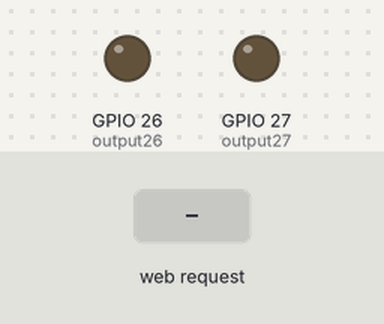
The sketch below on a simulated ESP32. On the bench: output pins drawn as LEDs (lit = HIGH). The inputs (shaded band) are chosen by the test bench. WiFi joins after 1.5 s; servers stay silent unless stated; what the sketch prints to the serial monitor is not drawn.

Above: at 2.7 s.
2.8 s: HTTP request GET /27/f received
At 3.4 s:
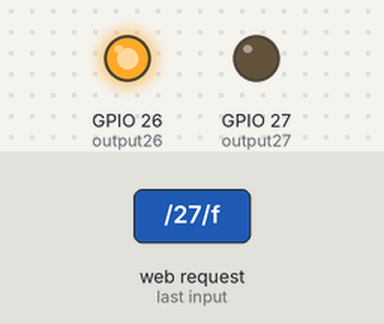
4.3 s: HTTP request GET /27/b received
At 4.6 s:
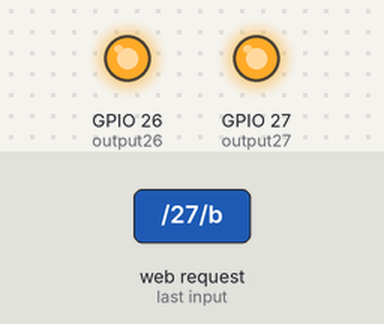
Timing chart, 0 to 7.3 s (numbered marks = the images above; inputs shaded):
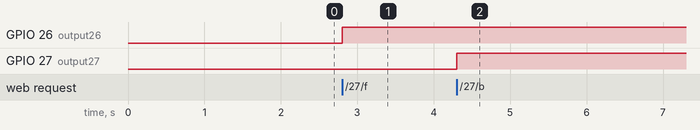

The sketch:

SimpleWiFiServer.ino
```cpp
/*
 WiFi Web Server LED Blink

 A simple web server that lets you blink an LED via the web.
 This sketch will print the IP address of your WiFi Shield (once connected)
 to the Serial monitor. From there, you can open that address in a web browser
 to turn on and off the LED on pin 5.

 If the IP address of your shield is yourAddress:
 http://yourAddress/H turns the LED on
 http://yourAddress/L turns it off

 This example is written for a network using WPA2 encryption. For insecure
 WEP or WPA, change the Wifi.begin() call and use Wifi.setMinSecurity() accordingly.

 Circuit:
 * WiFi shield attached
 * LED attached to pin 5

 created for arduino 25 Nov 2012
 by Tom Igoe

ported for sparkfun esp32
31.01.2017 by Jan Hendrik Berlin

 */

#include <WiFi.h>

const char* ssid     = "";
const char* password = "";
const int output26 = 26;
const int output27 = 27;

WiFiServer server(80);

void setup()
{
    Serial.begin(115200);
    pinMode(output26, OUTPUT);
    pinMode(output27, OUTPUT);
    digitalWrite(output26, LOW);
    digitalWrite(output27, LOW);

    delay(10);

    // We start by connecting to a WiFi network

    Serial.println();
    Serial.println();
    Serial.print("Connecting to ");
    Serial.println(ssid);

    WiFi.begin(ssid, password);

    while (WiFi.status() != WL_CONNECTED) {
        delay(500);
        Serial.print(".");
    }

    Serial.println("");
    Serial.println("WiFi connected.");
    Serial.println("IP address: ");
    Serial.println(WiFi.localIP());

    server.begin();

}

void loop(){
 WiFiClient client = server.available();   // listen for incoming clients

  if (client) {                             // if you get a client,
    Serial.println("New Client.");           // print a message out the serial port
    String currentLine = "";                // make a String to hold incoming data from the client
    while (client.connected()) {            // loop while the client's connected
      if (client.available()) {             // if there's bytes to read from the client,
        char c = client.read();             // read a byte, then
        Serial.write(c);                    // print it out the serial monitor
        if (c == '\n') {                    // if the byte is a newline character

          // if the current line is blank, you got two newline characters in a row.
          // that's the end of the client HTTP request, so send a response:
          if (currentLine.length() == 0) {
            // HTTP headers always start with a response code (e.g. HTTP/1.1 200 OK)
            // and a content-type so the client knows what's coming, then a blank line:
            client.println("HTTP/1.1 200 OK");
            client.println("Content-type:text/html");
            client.println();

            // the content of the HTTP response follows the header:
            client.print("<p><a href=\"/27/f\"><button id=\"for\" class=\"button\">FORWARD</button></a></p>");
            client.print("<p><a href=\"/27/b\"><button id =\"b\" class=\"button\">BACKWARD</button></a></p>");
            //client.print("<p><a href=\"/27/l\"><button class=\"button\">FORWARD</button></a></p>");
            //client.print("<p><a href=\"/27/r\"><button class=\"button\">FORWARD</button></a></p>");

            // The HTTP response ends with another blank line:
            client.println();
            // break out of the while loop:
            break;
          } else {    // if you got a newline, then clear currentLine:
            currentLine = "";
          }
        } else if (c != '\r') {  // if you got anything else but a carriage return character,
          currentLine += c;      // add it to the end of the currentLine
        }

        // Check to see if the client request was "GET /H" or "GET /L":
        if (currentLine.endsWith("GET /27/f")) {
          digitalWrite(output26, HIGH);               // GET /H turns the LED on
        }
        if (currentLine.endsWith("GET /27/b")) {
          digitalWrite(output27, HIGH);                // GET /L turns the LED off
        }
      }
    }
    // close the connection:
    client.stop();
    Serial.println("Client Disconnected.");
  }
}
```

Measured:
- after the input at 2.8 s, GPIO 26 (output26): LOW → HIGH at once
- after the input at 4.3 s, GPIO 27 (output27): LOW → HIGH at once
